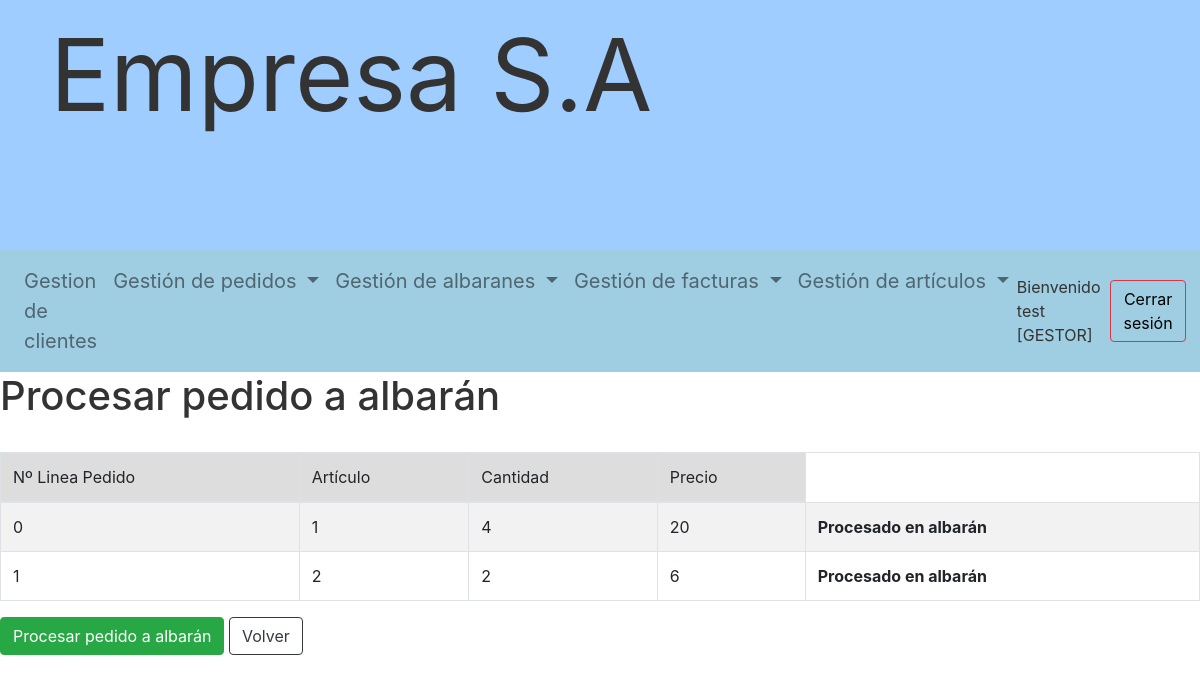
The page /gestor/pedido_albaran.php?pedido=22 (signed in) on the database its author committed.
### tables this page shows
CREATE TABLE IF NOT EXISTS `lineas_pedidos` (
  `NUM_LINEA_PEDIDO` int(11) NOT NULL DEFAULT 0,
  `COD_CLIENTE` int(11) NOT NULL,
  `PRECIO` int(11) DEFAULT NULL,
  `CANTIDAD` int(11) DEFAULT NULL,
  `COD_USUARIO_GESTION` int(11) DEFAULT 0,
  `COD_PEDIDO` int(11) NOT NULL AUTO_INCREMENT,
  `COD_ARTICULO` int(11) DEFAULT NULL,
  PRIMARY KEY (`NUM_LINEA_PEDIDO`,`COD_PEDIDO`),
  KEY `Index 2` (`COD_PEDIDO`),
  KEY `Index 3` (`COD_ARTICULO`),
  KEY `Index 4` (`COD_USUARIO_GESTION`)
);

CREATE TABLE IF NOT EXISTS `articulos` (
  `COD_ARTICULO` int(11) NOT NULL AUTO_INCREMENT,
  `NOMBRE` varchar(50) DEFAULT NULL,
  `DESCRIPCION` varchar(50) DEFAULT NULL,
  `PRECIO` int(11) DEFAULT NULL,
  `DESCUENTO` int(3) DEFAULT NULL,
  `IVA` int(3) DEFAULT NULL,
  `IMAGEN` varchar(200) DEFAULT NULL,
  `ACTIVO` enum('s','n') DEFAULT 'n',
  PRIMARY KEY (`COD_ARTICULO`)
);

### gestor/pedido_albaran.php (the view, shortened to what this page needs)
<?php
$id_pedido = $_GET['pedido'];
$conexion = conectar(USUARIO);
$consulta = "SELECT * FROM lineas_pedidos l JOIN articulos a on l.COD_ARTICULO = a.COD_ARTICULO WHERE COD_PEDIDO = :pedido";
$resultado = $conexion->prepare($consulta);
$parametros = [":pedido" => $id_pedido];
$resultado->execute($parametros);
$consulta1 = "SELECT NUM_LINEA_PEDIDO FROM lineas_albaran WHERE COD_PEDIDO = :pedido";
$parametros = [":pedido" => $id_pedido];
$procesados = $conexion->prepare($consulta1);
$procesados->execute($parametros);
$lineasProcesadas = $procesados->fetchAll(PDO::FETCH_ASSOC);
?>
<h1>Procesar pedido a albarán</h1>
<br>
<table id="tabla" class="table table-striped table-bordered" data-toggle="table">
    <thead>
    <tr>
        <th>Nº Linea Pedido
        </th>
        <th>Artículo
        </th>
        <th class="th-sm">Cantidad
        </th>
        <th class="th-sm">Precio
        </th>
    </tr>
    </thead>
    <tbody>
    <?php while($pedido = $resultado->fetch(PDO::FETCH_ASSOC)){
    $procesar = true;
    foreach ($lineasProcesadas as $linea) {
        if ($linea["NUM_LINEA_PEDIDO"] == $pedido["NUM_LINEA_PEDIDO"]) {
            $procesar = false;
        }
    } ?>
        <tr>
        <td value=<?= $id_pedido ?>><?= $pedido['NUM_LINEA_PEDIDO'] ?></td>
        <td headers="COD_ARTICULO"><?= $pedido['COD_ARTICULO'] ?></td>
        <td headers="CANTIDAD"><?= $pedido['CANTIDAD'] ?></td>
        <td><?= $pedido['PRECIO'] * $pedido['CANTIDAD'] ?></td>
        <?php if ($procesar == false) { ?>
            <td class="font-weight-bold">
                Procesado en albarán
            </td>
        <?php }
        }   ?>
    </tbody>
</table>
<button class="procesofinal btn-success btn-default btn" value="<?=$id_pedido?>">Procesar pedido a albarán</button>
<button class="btn btn-default btn-outline-dark" onclick="window.history.back();">Volver</button>

### trabajodaw.css (style rules this page uses)
body { color: #333; font-size: 1em; }
table { background: #FFF; border-collapse: collapse; width: 100%; }
td, th { padding: 4px; border: 1px solid #CCC; overflow: hidden; text-align: left; vertical-align: middle; }
th { background-color: #DDD; font-weight: 400; }

### rows shown on the page
lineas_pedidos: NUM_LINEA_PEDIDO "0", COD_ARTICULO.COD_ARTICULO "1", CANTIDAD "4", $pedido['PRECIO'] * $pedido['CANTIDAD'] "20", shows "Procesado en albarán"
lineas_pedidos: NUM_LINEA_PEDIDO "1", COD_ARTICULO.COD_ARTICULO "2", CANTIDAD "2", $pedido['PRECIO'] * $pedido['CANTIDAD'] "6", shows "Procesado en albarán"

### other values the page prints
$_SESSION['gestor']['NICK'] "test"
